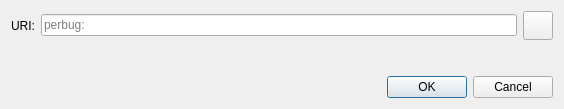
<?xml version="1.0" encoding="UTF-8"?>
<ui version="4.0">
 <class>OpenURIDialog</class>
 <widget class="QDialog" name="OpenURIDialog">
  <property name="geometry">
   <rect>
    <x>0</x>
    <y>0</y>
    <width>564</width>
    <height>109</height>
   </rect>
  </property>
  <property name="windowTitle">
   <string>Open perbug URI</string>
  </property>
  <layout class="QVBoxLayout" name="verticalLayout">
   <item>
    <layout class="QHBoxLayout" name="horizontalLayout">
     <item>
      <widget class="QLabel" name="label">
       <property name="text">
        <string>URI:</string>
       </property>
      </widget>
     </item>
     <item>
      <widget class="QValidatedLineEdit" name="uriEdit">
       <property name="placeholderText">
        <string notr="true">perbug:</string>
       </property>
      </widget>
     </item>
     <item>
      <widget class="QToolButton" name="pasteButton">
       <property name="toolTip">
        <string extracomment="Tooltip text for button that allows you to paste an address that is in your clipboard.">Paste address from clipboard</string>
       </property>
       <property name="text">
        <string/>
       </property>
       <property name="icon">
        <iconset resource="../perbug.qrc">
         <normaloff>:/icons/editpaste</normaloff>:/icons/editpaste
        </iconset>
       </property>
       <property name="iconSize">
        <size>
         <width>22</width>
         <height>22</height>
        </size>
       </property>
      </widget>
     </item>
    </layout>
   </item>
   <item>
    <spacer name="verticalSpacer">
     <property name="orientation">
      <enum>Qt::Vertical</enum>
     </property>
     <property name="sizeHint" stdset="0">
      <size>
       <width>20</width>
       <height>40</height>
      </size>
     </property>
    </spacer>
   </item>
   <item>
    <widget class="QDialogButtonBox" name="buttonBox">
     <property name="orientation">
      <enum>Qt::Horizontal</enum>
     </property>
     <property name="standardButtons">
      <set>QDialogButtonBox::Cancel|QDialogButtonBox::Ok</set>
     </property>
    </widget>
   </item>
  </layout>
 </widget>
 <customwidgets>
  <customwidget>
   <class>QValidatedLineEdit</class>
   <extends>QLineEdit</extends>
   <header>qt/qvalidatedlineedit.h</header>
  </customwidget>
 </customwidgets>
 <resources/>
 <connections>
  <connection>
   <sender>buttonBox</sender>
   <signal>accepted()</signal>
   <receiver>OpenURIDialog</receiver>
   <slot>accept()</slot>
   <hints>
    <hint type="sourcelabel">
     <x>248</x>
     <y>254</y>
    </hint>
    <hint type="destinationlabel">
     <x>157</x>
     <y>274</y>
    </hint>
   </hints>
  </connection>
  <connection>
   <sender>buttonBox</sender>
   <signal>rejected()</signal>
   <receiver>OpenURIDialog</receiver>
   <slot>reject()</slot>
   <hints>
    <hint type="sourcelabel">
     <x>316</x>
     <y>260</y>
    </hint>
    <hint type="destinationlabel">
     <x>286</x>
     <y>274</y>
    </hint>
   </hints>
  </connection>
 </connections>
</ui>
